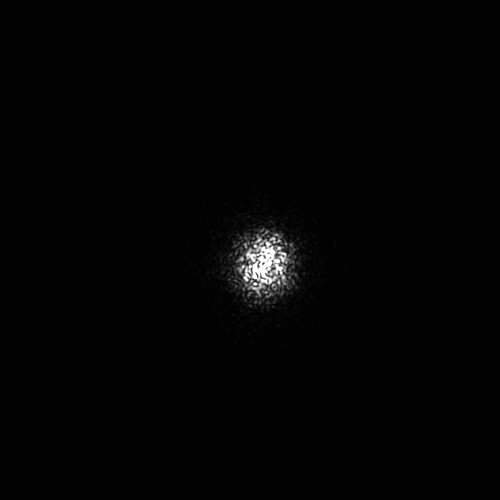
#> input picture images/patch_3/exp1000.tiff, 500 x 500 px, found by its file name
$ python int2D_aug23.py
#> lines starting #> are read from the running program, lines starting #| are printed output that depends on the picture

from PIL import Image
import numpy as np
import matplotlib.pyplot as plt


def sum_columns_rows(image_array):

    column_sums = np.sum(image_array, axis=1)
    row_sums = np.sum(image_array, axis=1)
    return column_sums, row_sums

def load_image(file_name):
#> called with file_name = 'exp1000.tiff'
    image = Image.open(file_name)
#> image is the input picture: PIL image 500x500 I;16; min 84, max 65507, mean 732.3
    image_array = np.array(image)
    return image_array

def position_arrays(image_array):
    height, width = image_array.shape
#> height = 500; width = 500
    x = np.arange(width)
#> x = 500 values from 0 to 499
    y = np.arange(height)
#> y = 500 values from 0 to 499
    xv, yv = np.meshgrid(x, y)
    x_pos = xv.flatten()
    y_pos = yv.flatten()
    brightness = image_array.flatten()
    return([x_pos, y_pos, brightness])

def scatter_plot(x_pos, y_pos, brightness):
    plt.figure()
    plt.scatter(x_pos, y_pos, c=brightness, cmap='gray', s=1)
    plt.colorbar()
    plt.figure()
    plt.scatter(x_pos, brightness)
    plt.xlabel("x-position")
    plt.ylabel("brightness")
    plt.figure()
    plt.scatter(y_pos, brightness)
    plt.xlabel("y-position")
    plt.ylabel("brightness")
    plt.show()
deltax = 0.007972665 #mm/pixel
deltay = 0.007575757 #mm/pixel

#returns list of x, y arrays
def convertpixtomm(xarray, deltax, yarray, deltay):
#> called with xarray = array of shape (500,), deltax = 0.00797, yarray = array of shape (500,), deltay = 0.00758
    xarraymm = xarray*deltax
#> xarraymm = 500 values from 0 to 3.98
    yarraymm = yarray*deltay
#> yarraymm = 500 values from 0 to 3.78
    return xarraymm, yarraymm

#scatter_plot
x,y,bright = position_arrays(load_image('exp1000.tiff'))[0], position_arrays(load_image('exp1000.tiff'))[1], position_arrays(load_image('exp1000.tiff'))[2]
realx, realy = convertpixtomm(np.unique(x), deltax,np.unique(y), deltay)
#> realx = 500 values from 0 to 3.98; realy = 500 values from 0 to 3.78
# realy = np.unique(y)
imarray = load_image('exp1000.tiff')
column_sums, row_sums = sum_columns_rows(imarray)
#> in sum_columns_rows, `column_sums = np.sum(image_array, axis=1)`: column_sums = 500 values, max 2867028 at index 267, min 66277 at index 43, mean 366125.7
#> in sum_columns_rows, `row_sums = np.sum(image_array, axis=1)`: row_sums has the same summary as column_sums
#> row_sums has the same summary as column_sums in sum_columns_rows
plt.figure()
plt.scatter(realx, column_sums)
plt.xlabel("position mm")
plt.ylabel("brightness")
plt.title("brightness vs. X pos")
plt.figure()
plt.scatter(realy, row_sums)
plt.xlabel("position mm")
plt.ylabel("brightness")
plt.title("brightness vs. Y pos")
plt.show()
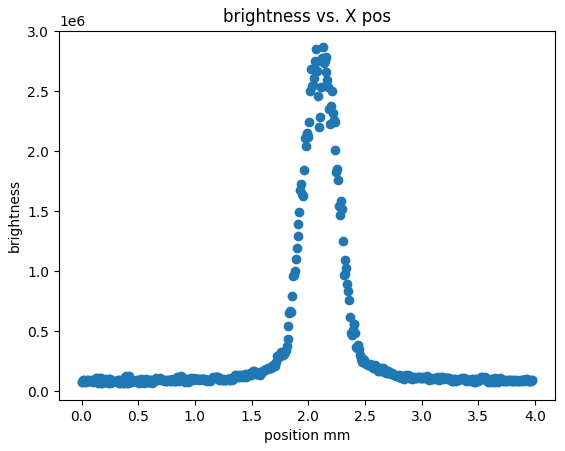
#> figure drawn by matplotlib, 1 panel
